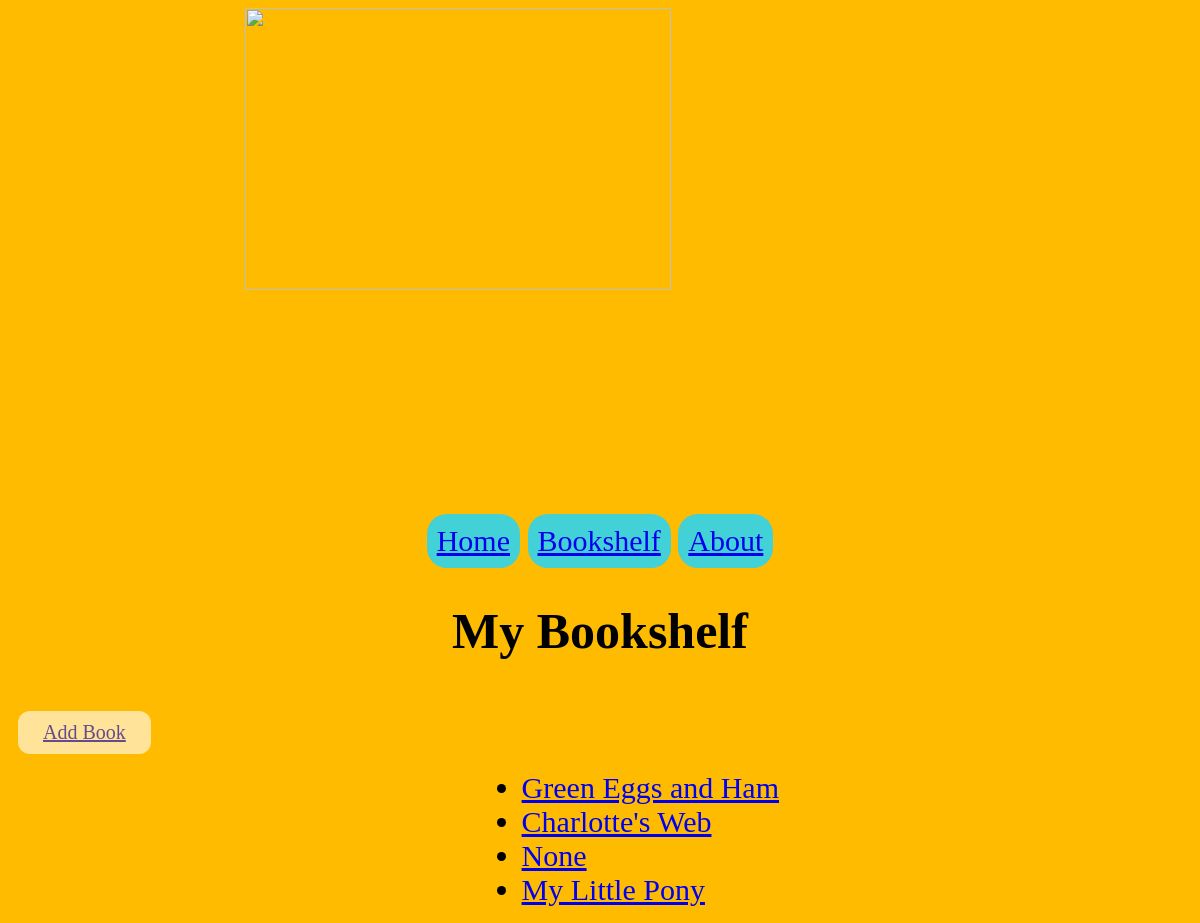
The page /books/ on the database as committed earlier.
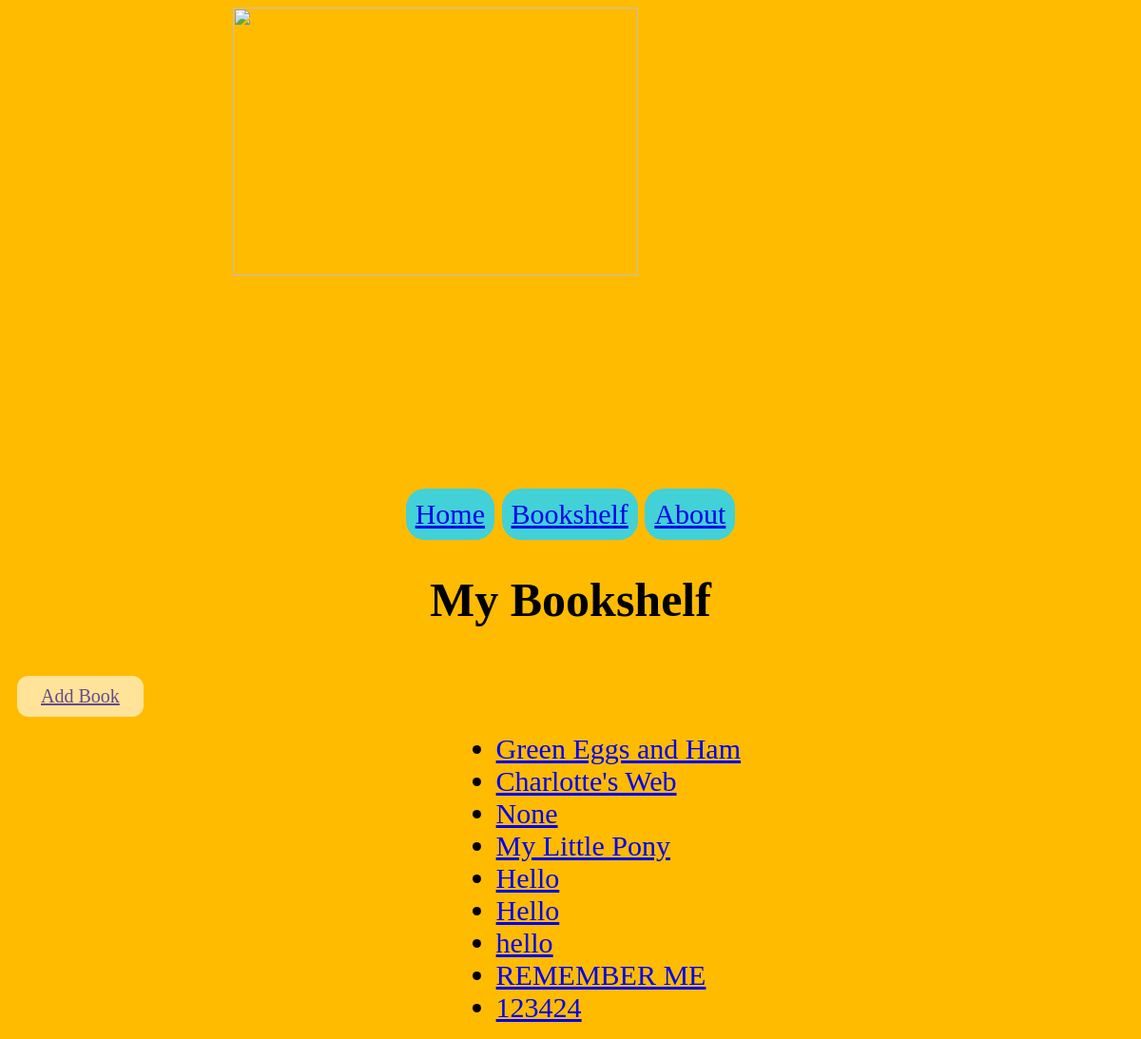
The same page on the database as committed later.
### home/models.py (models this page shows, shortened)
class Book(models.Model):
    user = models.ForeignKey(
        User, on_delete=models.CASCADE, null=True, blank=True)
    name = models.CharField(max_length=25, default="user")
    title = models.CharField(max_length=30)
    genre = models.CharField(max_length=200,
                             choices=GENRES,
                             default='None')
    summary = models.CharField(max_length=500)
    rating = models.IntegerField(
        validators=[MinValueValidator(1), MaxValueValidator(5)])
    book_cover = models.ImageField(
        upload_to="media/", null=True, blank=True)

### home/views.py (the view)
# urls.py: path('books/', BookList.as_view(), name='books'),
class BookList(ListView):
    model = Book
    context_object_name = 'books'

### home/templates/home/book_list.html (shortened to what this page needs)
{% load static %}
<head>
	<link rel="stylesheet" type="text/css" href="{% static 'css/old.css' %}"/>
</head>
<body class="back">
	<nav class="nav-bar">
		<img src="https://media.discordapp.net/attachments/944456201884811284/944781957844324362/READ-PixTeller.png" class ="logo">
    </nav>
    <br>
    <br>
    <div class="info-items" align="center">
        <button class="info"> <a href="{% url 'home:home' %}">Home</a></button>
        <button class="info"><a href="{% url 'home:books' %}">Bookshelf</a></button>
        <button class="info"><a href="{% url 'home:home' %}">About</a></button>
  </div>
<h1 class="h1"> My Bookshelf</p> </h1>
<button class="button"><a href="{% url 'home:create' %}"> Add Book</a></button>
<ul class="booklists">
    {% for book in object_list %}
        <li class = "title"><a href="{%  url 'home:book' book.id  %}">{{book.title}}</a></li>
    {% empty %}
        <li>No books yet, get to reading!</li>
    {% endfor %}
    </ul>

Rows that differ between the two databases and show on the page:
added Book: title "Hello"
added Book: title "Hello"
added Book: title "hello"
added Book: title "REMEMBER ME"
added Book: title "123424"
